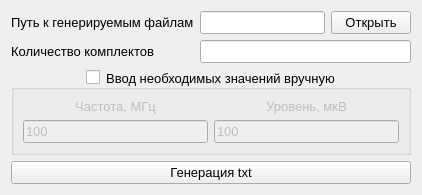
      <widget class="QWidget" name="tab_gen_HFE">
       <attribute name="title">
        <string>Генератор ВЧО</string>
       </attribute>
       <attribute name="toolTip">
        <string>Получение необходимого количества исходных документов типа «ВЧО»</string>
       </attribute>
       <layout class="QGridLayout" name="gridLayout_10">
        <item row="9" column="0" colspan="4">
         <widget class="QPushButton" name="pushButton_generation_HFE">
          <property name="font">
           <font>
            <pointsize>10</pointsize>
           </font>
          </property>
          <property name="toolTip">
           <string>&lt;html&gt;&lt;head/&gt;&lt;body&gt;&lt;p&gt;Начать генерацию&lt;/p&gt;&lt;/body&gt;&lt;/html&gt;</string>
          </property>
          <property name="text">
           <string>Генерация txt</string>
          </property>
         </widget>
        </item>
        <item row="1" column="2" colspan="2">
         <widget class="QPushButton" name="pushButton_open_folder_HFE">
          <property name="font">
           <font>
            <pointsize>10</pointsize>
           </font>
          </property>
          <property name="toolTip">
           <string>&lt;html&gt;&lt;head/&gt;&lt;body&gt;&lt;p&gt;Выбрать директорию для генерации&lt;/p&gt;&lt;/body&gt;&lt;/html&gt;</string>
          </property>
          <property name="text">
           <string>Открыть</string>
          </property>
         </widget>
        </item>
        <item row="3" column="0">
         <widget class="QLabel" name="label_compelct_quant_HFE">
          <property name="sizePolicy">
           <sizepolicy hsizetype="Preferred" vsizetype="Fixed">
            <horstretch>0</horstretch>
            <verstretch>0</verstretch>
           </sizepolicy>
          </property>
          <property name="font">
           <font>
            <pointsize>10</pointsize>
           </font>
          </property>
          <property name="text">
           <string>Количество комплектов</string>
          </property>
         </widget>
        </item>
        <item row="1" column="0">
         <widget class="QLabel" name="label_path_folder_HFE">
          <property name="font">
           <font>
            <pointsize>10</pointsize>
           </font>
          </property>
          <property name="text">
           <string>Путь к генерируемым файлам</string>
          </property>
         </widget>
        </item>
        <item row="3" column="1" colspan="3">
         <widget class="QLineEdit" name="lineEdit_complect_quant_HFE">
          <property name="font">
           <font>
            <pointsize>10</pointsize>
           </font>
          </property>
          <property name="toolTip">
           <string>&lt;html&gt;&lt;head/&gt;&lt;body&gt;&lt;p&gt;Целое число&lt;/p&gt;&lt;/body&gt;&lt;/html&gt;</string>
          </property>
         </widget>
        </item>
        <item row="1" column="1">
         <widget class="QLineEdit" name="lineEdit_path_folder_HFE">
          <property name="font">
           <font>
            <pointsize>10</pointsize>
           </font>
          </property>
          <property name="toolTip">
           <string>&lt;html&gt;&lt;head/&gt;&lt;body&gt;&lt;p&gt;Директория для генерации&lt;/p&gt;&lt;/body&gt;&lt;/html&gt;</string>
          </property>
         </widget>
        </item>
        <item row="4" column="0" colspan="4">
         <widget class="QGroupBox" name="groupBox_required_values_HFE">
          <property name="sizePolicy">
           <sizepolicy hsizetype="Preferred" vsizetype="Fixed">
            <horstretch>0</horstretch>
            <verstretch>0</verstretch>
           </sizepolicy>
          </property>
          <property name="font">
           <font>
            <pointsize>10</pointsize>
           </font>
          </property>
          <property name="toolTip">
           <string>&lt;html&gt;&lt;head/&gt;&lt;body&gt;&lt;p&gt;Активировать для ручного ввода необходимых значений&lt;/p&gt;&lt;/body&gt;&lt;/html&gt;</string>
          </property>
          <property name="title">
           <string>Ввод необходимых значений вручную</string>
          </property>
          <property name="alignment">
           <set>Qt::AlignCenter</set>
          </property>
          <property name="checkable">
           <bool>true</bool>
          </property>
          <property name="checked">
           <bool>false</bool>
          </property>
          <layout class="QGridLayout" name="gridLayout_24">
           <item row="0" column="0">
            <widget class="QLabel" name="label_frequensy">
             <property name="sizePolicy">
              <sizepolicy hsizetype="Preferred" vsizetype="Fixed">
               <horstretch>0</horstretch>
               <verstretch>0</verstretch>
              </sizepolicy>
             </property>
             <property name="font">
              <font>
               <pointsize>10</pointsize>
              </font>
             </property>
             <property name="text">
              <string>Частота, МГц</string>
             </property>
             <property name="alignment">
              <set>Qt::AlignCenter</set>
             </property>
            </widget>
           </item>
           <item row="1" column="0">
            <widget class="QLineEdit" name="lineEdit_frequency">
             <property name="font">
              <font>
               <pointsize>10</pointsize>
              </font>
             </property>
             <property name="text">
              <string>100</string>
             </property>
            </widget>
           </item>
           <item row="0" column="1">
            <widget class="QLabel" name="label_level">
             <property name="sizePolicy">
              <sizepolicy hsizetype="Preferred" vsizetype="Fixed">
               <horstretch>0</horstretch>
               <verstretch>0</verstretch>
              </sizepolicy>
             </property>
             <property name="font">
              <font>
               <pointsize>10</pointsize>
              </font>
             </property>
             <property name="text">
              <string>Уровень, мкВ</string>
             </property>
             <property name="alignment">
              <set>Qt::AlignCenter</set>
             </property>
            </widget>
           </item>
           <item row="1" column="1">
            <widget class="QLineEdit" name="lineEdit_level">
             <property name="font">
              <font>
               <pointsize>10</pointsize>
              </font>
             </property>
             <property name="text">
              <string>100</string>
             </property>
            </widget>
           </item>
          </layout>
         </widget>
        </item>
       </layout>
      </widget>
